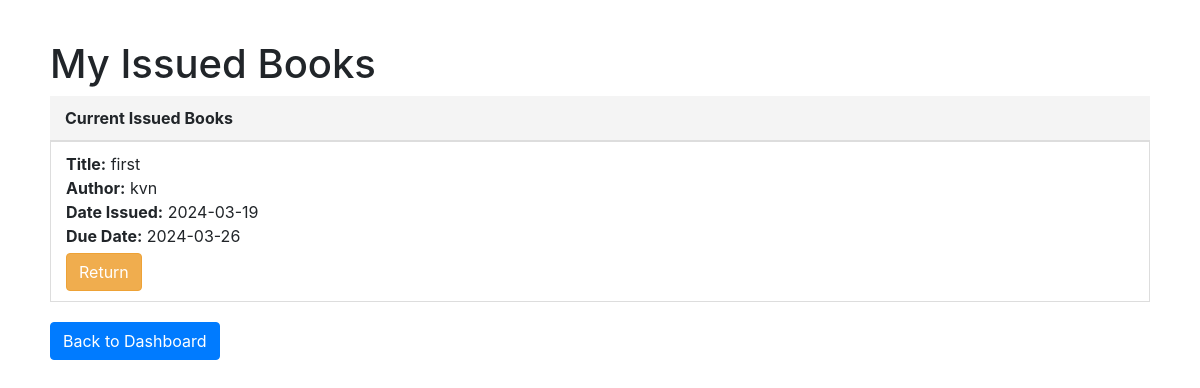
The page /user_mybooks (signed in) on the database as committed earlier.
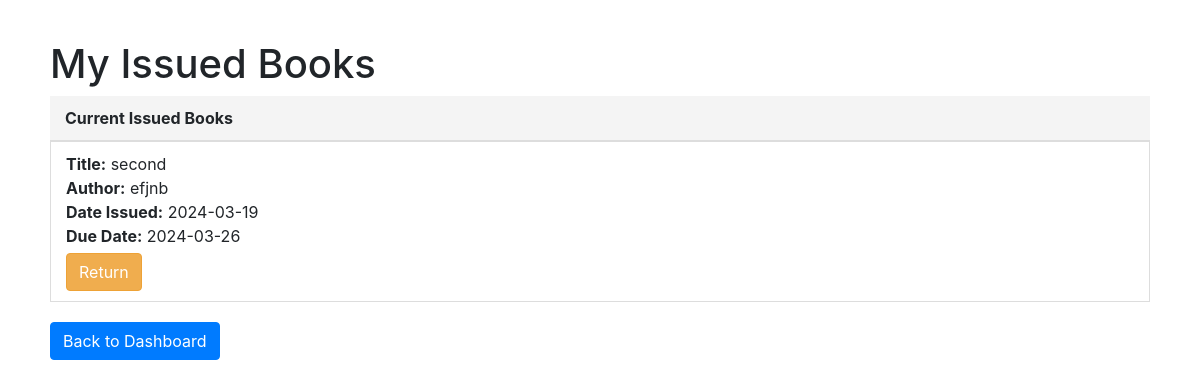
The same page on the database as committed later.
### app.py (models this page shows)
class Issue(db.Model):
    id = db.Column(db.Integer, primary_key=True)
    user_id = db.Column(db.Integer, db.ForeignKey('user.id'), nullable=False)
    book_id = db.Column(db.Integer, db.ForeignKey('book.id'), nullable=False)
    librarian_id = db.Column(db.Integer, db.ForeignKey('user.id'), nullable=True)  # Assuming librarians are also users
    section_id = db.Column(db.Integer, db.ForeignKey('section.id'), nullable=False)
    date_issued = db.Column(db.DateTime, default=datetime.now, nullable=False)
    due_date = db.Column(db.DateTime, nullable=True)
    status = db.Column(db.String(50), nullable=False, default='issued')

class Book(db.Model):
    id = db.Column(db.Integer, primary_key=True)
    title = db.Column(db.String(150), nullable=False)
    author = db.Column(db.String(100), nullable=False)
    pages = db.Column(db.Integer)  # Add this line for the number of pages
    section_id = db.Column(db.Integer, db.ForeignKey('section.id'), nullable=False)
    section = db.relationship('Section', back_populates='books')
    issues = db.relationship('Issue', backref='book', lazy='dynamic')

### app.py (the view)
@app.route('/user_mybooks', methods=['GET'])
def user_mybooks():
    if 'user_id' not in session:
        flash('Please log in to view your books.', 'warning')
        return redirect(url_for('user_login'))
    user_id = session['user_id']
    issued_books = Issue.query.filter_by(user_id=user_id, status='issued').all()
    return render_template('user_mybooks.html', issued_books=issued_books)

### templates/user_mybooks.html (shortened to what this page needs)
<!DOCTYPE html>
<html lang="en">
<head>
    <link rel="stylesheet" href="https://stackpath.bootstrapcdn.com/bootstrap/4.3.1/css/bootstrap.min.css">
</head>
<body>
<div class="container dashboard-container">
    <h1>My Issued Books</h1>
    <div class="book-listing">
        <div class="section-header">Current Issued Books</div>
        {% for issue in issued_books %}
        <div class="book-item">
            <div class="book-info">
                <strong>Title:</strong> {{ issue.book.title }}<br>
                <strong>Author:</strong> {{ issue.book.author }}<br>
                <strong>Date Issued:</strong> {{ issue.date_issued.strftime('%Y-%m-%d') }}<br>
                <strong>Due Date:</strong> {{ issue.due_date.strftime('%Y-%m-%d') if issue.due_date else 'Calculating...' }}
            </div>
            <form action="{{ url_for('return_book', issue_id=issue.id) }}" method="post">
                <button type="submit" class="btn btn-return">Return</button>
            </form>
        </div>
        {% else %}
        <div class="text-muted">No issued books found.</div>
        {% endfor %}
    </div>
    <a href="{{ url_for('user_dashboard') }}" class="btn btn-primary">Back to Dashboard</a>
</div>
</body>
</html>

### templates/user_mybooks.html (style rules this page uses)
.dashboard-container { margin-top: 20px; padding: 20px; }
.section-header { background-color: #f4f4f4; border-bottom: 1px solid #ddd; padding: 10px 15px; font-weight: bold; }
.book-listing { margin-bottom: 20px; }
.book-item { background-color: #ffffff; border: 1px solid #ddd; padding: 10px 15px; margin-bottom: 10px; }
.book-info { margin-bottom: 5px; }
.btn-return { color: #fff; background-color: #f0ad4e; border-color: #eea236; }

Rows that differ between the two databases and show on the page:
removed Issue: book "first", book.author "kvn", date_issued "2024-03-19", due_date "2024-03-26"
added Issue: book "second", book.author "efjnb", date_issued "2024-03-19", due_date "2024-03-26"
